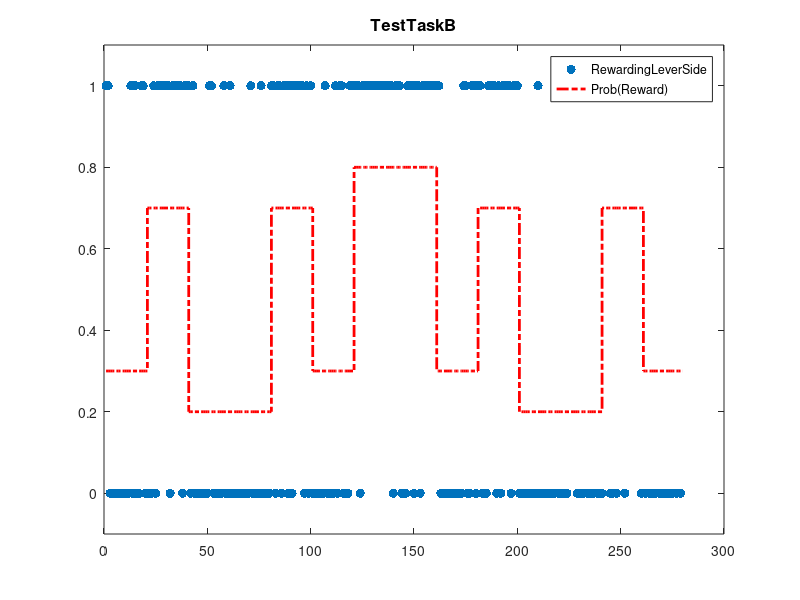

Source code (MATLAB): (Note: this script raises an error after producing the figure.)
function [probStr,savepath] = gen_trajectory
%% genInptSeq
% - set all relevant paths, global variables
% - specify what analysis steps should be executed when running "runAnalysis"
% - make directories and folderstructure for data if needed
%
%  SYNTAX:          runAnalysis
%
%  OUTPUT:
%
% Original: 23/2/2024; Nicholas Burton
% -------------------------------------------------------------------------
%
% Copyright (C) 2024 - need to fill in details
%
% This file is released under the terms of the GNU General Public Licence
% (GPL), version 3. You can redistribute it and/or modify it under the
% terms of the GPL (either version 3 or, at your option, any later version).
%
% This program is distributed in the hope that it will be useful,
% but WITHOUT ANY WARRANTY; without even the implied warranty of
% MERCHANTABILITY or FITNESS FOR A PARTICULAR PURPOSE.  See the
% GNU General Public License for more details:
% <http://www.gnu.org/licenses/>
%
% You should have received a copy of the GNU General Public License
% along with this program.  If not, see <http://www.gnu.org/licenses/>.
% _________________________________________________________________________
% =========================================================================


%CURRENTLY ONLY WORKS ONE AT A TIME


%% what steps to do?
genInputSeq.doTrainingTask_RL     = 0;
genInputSeq.doTrainingTask_LL     = 0;
genInputSeq.doTestTaskA           = 0;
genInputSeq.doTestTaskB           = 1;

%% TrainingTask1_RL - Create binary input sequence 
if genInputSeq.doTrainingTask_RL == 1;
    
    currTask = 'TrainingTask_RL';

    pPhase1  = 0.8; %A1  probability of "1" in curr phase
    lPhase1  = 140;  %A1 n trials of curr phase
    pPhase2  = 0.2; %A2
    lPhase2  = 140; %A2
    
    % Outcomes
    phase1  = ones(1,lPhase1);
    iIncIdx = randperm(lPhase1,floor((1-pPhase1)*lPhase1)); 
    phase1(1,iIncIdx) = 0;
    
    phase2  = ones(1,lPhase2);
    iIncIdx = randperm(lPhase2,floor((1-pPhase2)*lPhase2));
    phase2(1,iIncIdx) = 0;
    
    % Create input trajectory
    u = [phase1,phase2];
    probStr = [pPhase1*ones(1,lPhase1),pPhase2*ones(1,lPhase2)];
    
    %Create second row for left lever sequence
    k = zeros(1,length(u))
    for i = 1:length(k)
        if u(1,i) == 0
            k(1,i) = 1;
        end
    end
end

%% TrainingTask2_LL - Create binary input sequence for trainingTask
if genInputSeq.doTrainingTask_LL == 1

    currTask = 'TrainingTask_LL'

    pPhase1  = 0.2; %A1  probability of "1" in curr phase
    lPhase1  = 140;  %A1 n trials of curr phase
    pPhase2  = 0.8; %A2
    lPhase2  = 140; %A2
    
    % TrainingTask_ - Outcomes
    phase1  = ones(1,lPhase1);
    iIncIdx = randperm(lPhase1,floor((1-pPhase1)*lPhase1)); %floor rounds the number to prevent errors 
    phase1(1,iIncIdx) = 0;
    
    phase2  = ones(1,lPhase2);
    iIncIdx = randperm(lPhase2,floor((1-pPhase2)*lPhase2));
    phase2(1,iIncIdx) = 0;
    
    % TrainingTask - create input trajectory
    u = [phase1,phase2];
    % TrainingTask - underlying probability structure
    probStr = [pPhase1*ones(1,lPhase1),pPhase2*ones(1,lPhase2)];
    
    %Create second row for left lever sequence
    k = zeros(1,length(u))
    for i = 1:length(k)
        if u(1,i) == 0
            k(1,i) = 1;
        end
    end
end    

%% TestTaskA - Create test task binary input sequence 
if genInputSeq.doTestTaskA == 1

    currTask = 'TestTaskA';

    % 280 trials total,
    pPhase1  = 0.8; %A1  probability of "1" in curr phase
    lPhase1  = 40;  %A1 n trials of curr phase
    pPhase2  = 0.3; %B1
    lPhase2  = 20; %B1
    pPhase3  = 0.7; %B2
    lPhase3  = 20;%B2
    pPhase4  = 0.2; %A2
    lPhase4  = 40; %A2
    pPhase5  = 0.7; %B3
    lPhase5  = 20; %B3
    pPhase6  = 0.3; %B4
    lPhase6  = 20; %B4
    pPhase7  = 0.8; %A3
    lPhase7  = 40; %A3
    pPhase8  = 0.3; %B5
    lPhase8  = 20; %B5
    pPhase9  = 0.7; %B6
    lPhase9  = 20; %B6
    pPhase10 = 0.2; %A4 
    lPhase10 = 40; %A4
    
    % TestTask_1 outcomes
    phase1  = ones(1,lPhase1);
    iIncIdx = randperm(lPhase1,floor((1-pPhase1)*lPhase1)); %floor rounds the number to prevent errors 
    phase1(1,iIncIdx) = 0;
    
    phase2  = ones(1,lPhase2);
    iIncIdx = randperm(lPhase2,floor((1-pPhase2)*lPhase2));
    phase2(1,iIncIdx) = 0;
    
    phase3  = ones(1,lPhase3);
    iIncIdx = randperm(lPhase3,floor((1-pPhase3)*lPhase3));
    phase3(1,iIncIdx) = 0;
    
    phase4  = ones(1,lPhase4);
    iIncIdx = randperm(lPhase4,floor((1-pPhase4)*lPhase4));
    phase4(1,iIncIdx) = 0;
    
    phase5  = ones(1,lPhase5);
    iIncIdx = randperm(lPhase5,floor((1-pPhase5)*lPhase5));
    phase5(1,iIncIdx) = 0;
    
    phase6  = ones(1,lPhase6);
    iIncIdx = randperm(lPhase6,floor((1-pPhase6)*lPhase6));
    phase6(1,iIncIdx) = 0;
    
    phase7  = ones(1,lPhase7);
    iIncIdx = randperm(lPhase7,floor((1-pPhase7)*lPhase7));
    phase7(1,iIncIdx) = 0;
    
    phase8  = ones(1,lPhase8);
    iIncIdx = randperm(lPhase8,floor((1-pPhase8)*lPhase8));
    phase8(1,iIncIdx) = 0;
    
    phase9  = ones(1,lPhase9);
    iIncIdx = randperm(lPhase9,floor((1-pPhase9)*lPhase9));
    phase9(1,iIncIdx) = 0;
    
    phase10  = ones(1,lPhase10);
    iIncIdx = randperm(lPhase10,floor((1-pPhase10)*lPhase10));
    phase10(1,iIncIdx) = 0;
    
    
    % TestTask_1 create input trajectory
    u = [phase1,phase2,phase3,phase4,phase5,phase6,phase7,phase8,phase9,phase10];
    
    %TestTask_1 underlying probability structure
    probStr = [pPhase1*ones(1,lPhase1),pPhase2*ones(1,lPhase2),pPhase3*ones(1,lPhase3),pPhase4*ones(1,lPhase4),pPhase5*ones(1,lPhase5),...
         pPhase6*ones(1,lPhase6),pPhase7*ones(1,lPhase7),pPhase8*ones(1,lPhase8),pPhase9*ones(1,lPhase9),pPhase10*ones(1,lPhase10)];
            
    %Create second row for left lever sequence
    k = zeros(1,length(u))
    for i = 1:length(k)
        if u(1,i) == 0
            k(1,i) = 1;
        end
    end

end


%% TestTaskB_2 - setup phases 7_BABA Aphases are 40trials long
if genInputSeq.doTestTaskB == 1

    currTask = 'TestTaskB';

    pPhase1  = 0.3; %B1
    lPhase1  = 20; %B1
    pPhase2  = 0.7; %B2
    lPhase2  = 20;%B2
    pPhase3  = 0.2; %A2
    lPhase3  = 40; %A2
    pPhase4  = 0.7; %B3
    lPhase4  = 20; %B3
    pPhase5  = 0.3; %B4
    lPhase5  = 20; %B4
    pPhase6  = 0.8; %A3
    lPhase6  = 40; %A3
    pPhase7  = 0.3; %B5
    lPhase7  = 20; %B5
    pPhase8  = 0.7; %B6
    lPhase8  = 20; %B6
    pPhase9 = 0.2; %A4 
    lPhase9 = 40; %A4
    pPhase10  = 0.7; %B7
    lPhase10  = 20; %B7
    pPhase11  = 0.3; %B8
    lPhase11  = 20; %B8
    
    % TestTask_2 outcomes 
    phase1  = ones(1,lPhase1);
    iIncIdx = randperm(lPhase1,floor((1-pPhase1)*lPhase1)); %floor rounds the number to prevent errors 
    phase1(1,iIncIdx) = 0;
    
    phase2  = ones(1,lPhase2);
    iIncIdx = randperm(lPhase2,floor((1-pPhase2)*lPhase2));
    phase2(1,iIncIdx) = 0;
    
    phase3  = ones(1,lPhase3);
    iIncIdx = randperm(lPhase3,floor((1-pPhase3)*lPhase3));
    phase3(1,iIncIdx) = 0;
    
    phase4  = ones(1,lPhase4);
    iIncIdx = randperm(lPhase4,floor((1-pPhase4)*lPhase4));
    phase4(1,iIncIdx) = 0;
    
    phase5  = ones(1,lPhase5);
    iIncIdx = randperm(lPhase5,floor((1-pPhase5)*lPhase5));
    phase5(1,iIncIdx) = 0;
    
    phase6  = ones(1,lPhase6);
    iIncIdx = randperm(lPhase6,floor((1-pPhase6)*lPhase6));
    phase6(1,iIncIdx) = 0;
    
    phase7  = ones(1,lPhase7);
    iIncIdx = randperm(lPhase7,floor((1-pPhase7)*lPhase7));
    phase7(1,iIncIdx) = 0;
    
    phase8  = ones(1,lPhase8);
    iIncIdx = randperm(lPhase8,floor((1-pPhase8)*lPhase8));
    phase8(1,iIncIdx) = 0;
    
    phase9  = ones(1,lPhase9);
    iIncIdx = randperm(lPhase9,floor((1-pPhase9)*lPhase9));
    phase9(1,iIncIdx) = 0;
    
    phase10  = ones(1,lPhase10);
    iIncIdx = randperm(lPhase10,floor((1-pPhase10)*lPhase10));
    phase10(1,iIncIdx) = 0;
    
    phase11  = ones(1,lPhase11);
    iIncIdx = randperm(lPhase11,floor((1-pPhase11)*lPhase11));
    phase11(1,iIncIdx) = 0;
    
    % TestTask_2 - create input trajectory
    u = [phase1,phase2,phase3,phase4,phase5,phase6,phase7,phase8,phase9,phase10,phase11];
    %TeskTask_2 -  underlying probability structure
    probStr = [pPhase1*ones(1,lPhase1),pPhase2*ones(1,lPhase2),pPhase3*ones(1,lPhase3),pPhase4*ones(1,lPhase4),pPhase5*ones(1,lPhase5),...
         pPhase6*ones(1,lPhase6),pPhase7*ones(1,lPhase7),pPhase8*ones(1,lPhase8),pPhase9*ones(1,lPhase9),pPhase10*ones(1,lPhase10),...
         pPhase11*ones(1,lPhase11)];
    
    %Create second row for left lever sequence
    k = zeros(1,length(u))
    for i = 1:length(k)
        if u(1,i) == 0
            k(1,i) = 1;
        end
    end
end

%% PLOTTING
savePath = 'C:\Users\c3200098\Desktop\projects\IDMIM\utils\generateTrajectories\inputSequences';

figure;
fig = plot(u, '.', 'MarkerSize', 20); ylim([-0.1, 1.1]);
hold on;
stairs(probStr, '-.', 'Color', 'r', 'LineWidth', 2);
legend({'RewardingLeverSide', 'Prob(Reward)'});
title(currTask, 'FontWeight', 'bold', 'FontSize', 12);
figdir = fullfile([savePath,filesep, currTask, '_TrajPlot']);
save([figdir,'.fig'])
print([figdir,'.png'], '-dpng')

%Save binary input sequences as seperate .txt files for each lever
writematrix(u, [savePath,filesep, currTask, '_RightLeverList.txt'],"Delimiter",',')
writematrix(k, [savePath,filesep, currTask, '_LeftLeverList.txt'],"Delimiter",',')